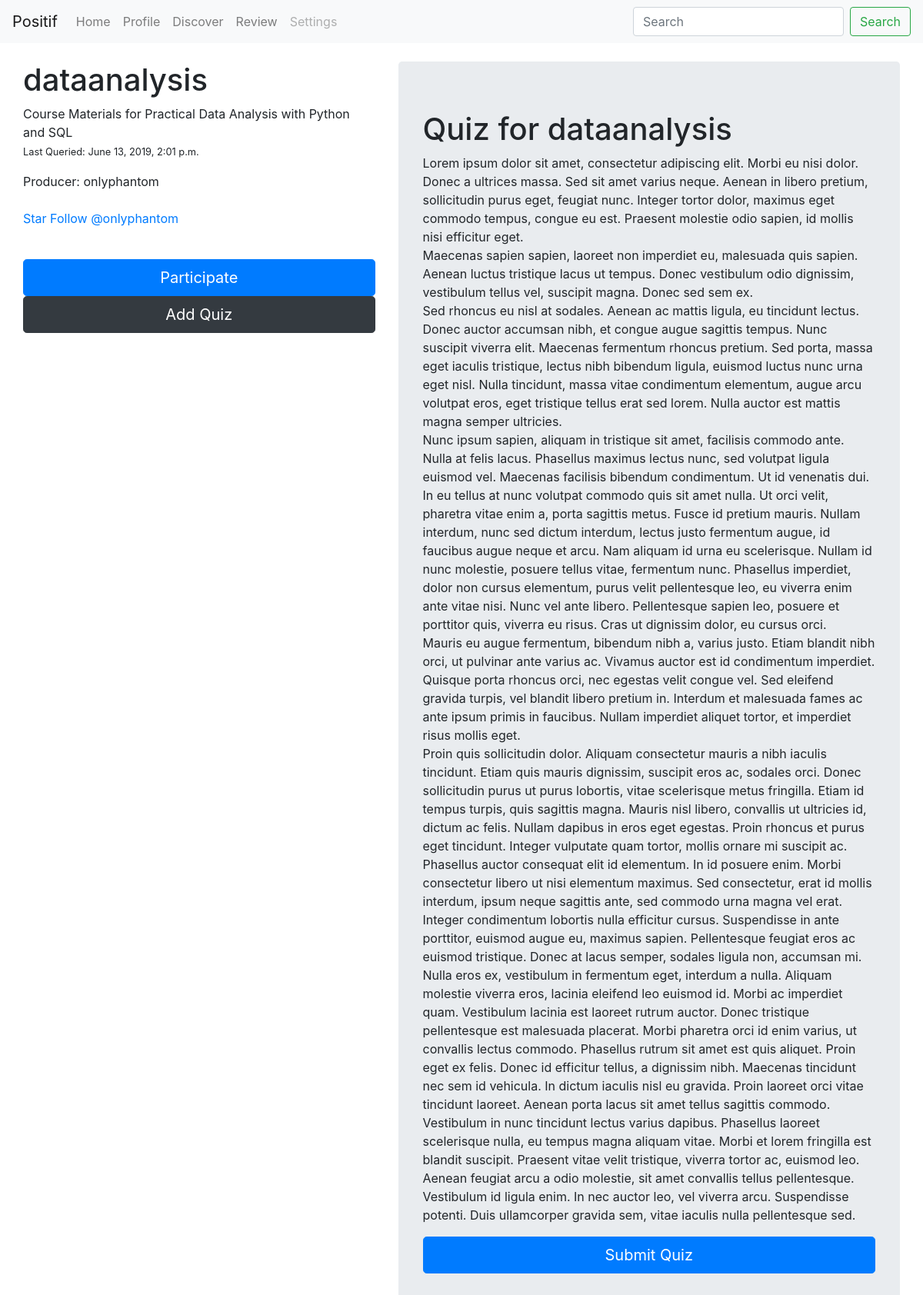
The page /courses/14/ (signed in) on the database its author committed.
### courses/models.py (models this page shows, shortened)
class CourseSet(models.Model):
    repo_url = models.SlugField("repo slug", unique=True)
    created_on = models.DateTimeField("created on", auto_now_add=True)
    updated_on = models.DateTimeField("last updated", auto_now=True)
    approved_by = models.OneToOneField(
        ApprovalQueue, on_delete=models.SET_NULL, null=True
    )
    owner = models.SlugField("owner")
    title = models.CharField("title", max_length=40)
    description = models.TextField(
        "description", max_length=300, default="No description yet"
    )
    image = models.URLField("repo image", null=True)
    course_n = models.PositiveSmallIntegerField(default=0)
    star_n = models.PositiveIntegerField(default=0)

### courses/views.py (the view)
# urls.py: path("<int:cs_id>/", views.cs_detail, name="cs_detail"),
def cs_detail(request, cs_id):
    try:
        courseset = CourseSet.objects.get(pk=cs_id)
    except CourseSet.DoesNotExist:
        raise Http404("No project with that id.")
    template = loader.get_template("courses/courseset.html")
    context = {"courseset": courseset}
    return HttpResponse(template.render(context, request))

### courses/templates/courses/courseset.html (shortened to what this page needs)
{% extends "base.html" %}
{% block content %}
<div class="container-fluid">
    <div class="row mt-4">
        <div class="col-5" id="sticky-sidebar">
            <div class="sticky-top flex-grow-1">
                <div class="nav flex-sm-column">
                    <h1>{{ courseset.title }}</h1>
                    <p>{{ courseset.description }}<br>
                        <small>Last Queried: {{ courseset.updated_on }}</small></p>
                    <p>Producer: {{ courseset.owner }}</p>
                    <div class="mt-2">
                        <a class="github-button" href="https://github.com/{{courseset.repo_url}}" data-size="large"
                            data-show-count="true" aria-label="Star {{courseset.repo_url}} on GitHub">Star</a>
                        <a class="github-button" href="https://github.com/{{courseset.owner}}" data-size="large"
                            data-show-count="true" aria-label="Follow @{{courseset.owner}} on GitHub">Follow
                            @{{courseset.owner}}</a>
                    </div>
                    <div class="mt-2">
                        <form action="{% url 'courses:participate' courseset.id %}" method="post">
                            {% if courseset not in user.userprofile.participate.all %}
                            <button class="btn btn-primary btn-lg btn-block" type="submit"
                                value="{{ submission.repo_url }}" name="participate_btn">
                                Participate</button>
                            {% else %}
                            <button class="btn btn-primary btn-lg btn-block" type="submit"
                                value="{{ submission.repo_url }}" name="unparticipate_btn">
                                Unparticipate</button>
                            {% endif %}
                        </form>
                        <form action="">
                            {% if user.username == courseset.owner %}
                            <button class="btn btn-dark btn-lg btn-block" type="submit"
                                value="{{ submission.repo_url }}" name="add_quiz_btn">Add Quiz</button>
                            {% else %}
                            <p>You can participate in this project.</p>
                            {% endif %}
                        </form>
                    </div>
                </div>
            </div>
        </div>
        <div class="col-7" id="main">
            <div class="jumbotron">
                <h1>Quiz for {{ courseset.title }}</h1>
                <p>Lorem ipsum dolor sit amet, consectetur adipiscing elit. Morbi eu nisi dolor. Donec a ultrices massa.
                    Sed sit amet varius neque. Aenean in libero pretium, sollicitudin purus eget, feugiat nunc. Integer
                    tortor dolor, maximus eget commodo tempus, congue eu est. Praesent molestie odio sapien, id mollis
                    nisi efficitur eget. <br>Maecenas sapien sapien, laoreet non imperdiet eu, malesuada quis sapien.
                    Aenean
                    luctus tristique lacus ut tempus. Donec vestibulum odio dignissim, vestibulum tellus vel, suscipit
                    magna. Donec sed sem ex. <br>Sed rhoncus eu nisl at sodales. Aenean ac mattis ligula, eu tincidunt
                    lectus. Donec auctor accumsan nibh, et congue augue sagittis tempus. Nunc suscipit viverra elit.
                    Maecenas fermentum rhoncus pretium. Sed porta, massa eget iaculis tristique, lectus nibh bibendum
                    ligula, euismod luctus nunc urna eget nisl. Nulla tincidunt, massa vitae condimentum elementum,
                    augue arcu volutpat eros, eget tristique tellus erat sed lorem. Nulla auctor est mattis magna semper
                    ultricies. <br>Nunc ipsum sapien, aliquam in tristique sit amet, facilisis commodo ante. Nulla at
                    felis
                    lacus. Phasellus maximus lectus nunc, sed volutpat ligula euismod vel. Maecenas facilisis bibendum
                    condimentum. Ut id venenatis dui. In eu tellus at nunc volutpat commodo quis sit amet nulla. Ut orci
                    velit, pharetra vitae enim a, porta sagittis metus. Fusce id pretium mauris. Nullam interdum, nunc
                    sed dictum interdum, lectus justo fermentum augue, id faucibus augue neque et arcu. Nam aliquam id
                    urna eu scelerisque.
                    Nullam id nunc molestie, posuere tellus vitae, fermentum nunc. Phasellus imperdiet, dolor non cursus
                    elementum, purus velit pellentesque leo, eu viverra enim ante vitae nisi. Nunc vel ante libero.
                    Pellentesque sapien leo, posuere et porttitor quis, viverra eu risus. Cras ut dignissim dolor, eu
                    cursus orci. <br>Mauris eu augue fermentum, bibendum nibh a, varius justo. Etiam blandit nibh orci,
                    ut
                    pulvinar ante varius ac. Vivamus auctor est id condimentum imperdiet. Quisque porta rhoncus orci,
                    nec egestas velit congue vel. Sed eleifend gravida turpis, vel blandit libero pretium in. Interdum
                    et malesuada fames ac ante ipsum primis in faucibus. Nullam imperdiet aliquet tortor, et imperdiet
                    risus mollis eget. <br>Proin quis sollicitudin dolor. Aliquam consectetur mauris a nibh iaculis
                    tincidunt.
                    Etiam quis mauris dignissim, suscipit eros ac, sodales orci. Donec sollicitudin purus ut purus
                    lobortis, vitae scelerisque metus fringilla. Etiam id tempus turpis, quis sagittis magna. Mauris
                    nisl libero, convallis ut ultricies id, dictum ac felis. Nullam dapibus in eros eget egestas. Proin
                    rhoncus et purus eget tincidunt. Integer vulputate quam tortor, mollis ornare mi suscipit ac.
                    Phasellus auctor consequat elit id elementum. In id posuere enim. Morbi consectetur libero ut nisi
                    elementum maximus. Sed consectetur, erat id mollis interdum, ipsum neque sagittis ante, sed commodo
                    urna magna vel erat. Integer condimentum lobortis nulla efficitur cursus. Suspendisse in ante
                    porttitor, euismod augue eu, maximus sapien. Pellentesque feugiat eros ac euismod tristique. Donec
                    at lacus semper, sodales ligula non, accumsan mi. Nulla eros ex, vestibulum in fermentum eget,
                    interdum a nulla.
                    Aliquam molestie viverra eros, lacinia eleifend leo euismod id. Morbi ac imperdiet quam. Vestibulum
                    lacinia est laoreet rutrum auctor. Donec tristique pellentesque est malesuada placerat. Morbi
                    pharetra orci id enim varius, ut convallis lectus commodo. Phasellus rutrum sit amet est quis
                    aliquet. Proin eget ex felis. Donec id efficitur tellus, a dignissim nibh. Maecenas tincidunt nec
                    sem id vehicula.
                    In dictum iaculis nisl eu gravida. Proin laoreet orci vitae tincidunt laoreet. Aenean porta lacus
                    sit amet tellus sagittis commodo. Vestibulum in nunc tincidunt lectus varius dapibus. Phasellus
                    laoreet scelerisque nulla, eu tempus magna aliquam vitae. Morbi et lorem fringilla est blandit
                    suscipit. Praesent vitae velit tristique, viverra tortor ac, euismod leo. Aenean feugiat arcu a odio
                    molestie, sit amet convallis tellus pellentesque. Vestibulum id ligula enim. In nec auctor leo, vel
                    viverra arcu. Suspendisse potenti. Duis ullamcorper gravida sem, vitae iaculis nulla pellentesque
                    sed.</p>
                <button class="btn btn-primary btn-lg btn-block" type="submit" value="{{ submission.repo_url }}"
                    name="add_quiz_btn">Submit Quiz</button>
            </div>
        </div>
    </div>
</div>
{% endblock content %}

### rows shown on the page
CourseSet: title "dataanalysis", description "Course Materials for Practical Data Analysis with Python and SQL", updated_on "June 13, 2019, 2:01 p.m.", owner "onlyphantom"
